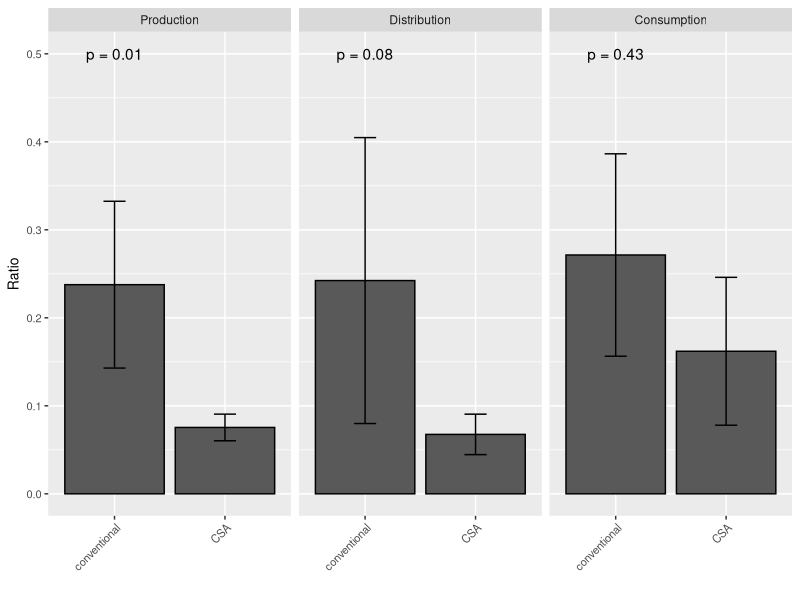
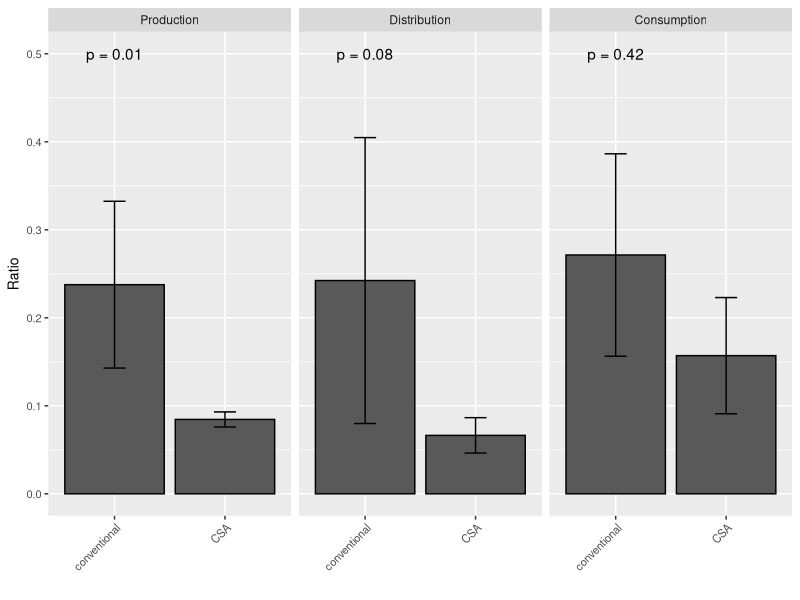
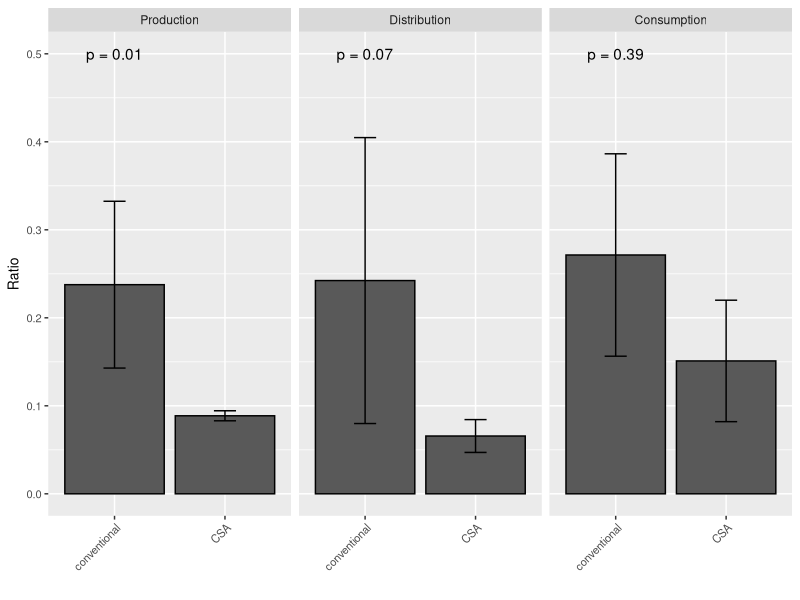
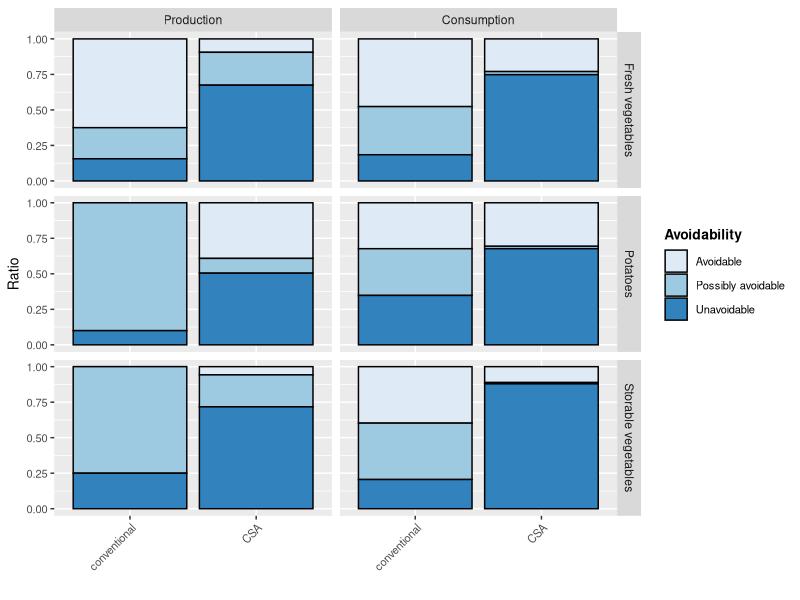
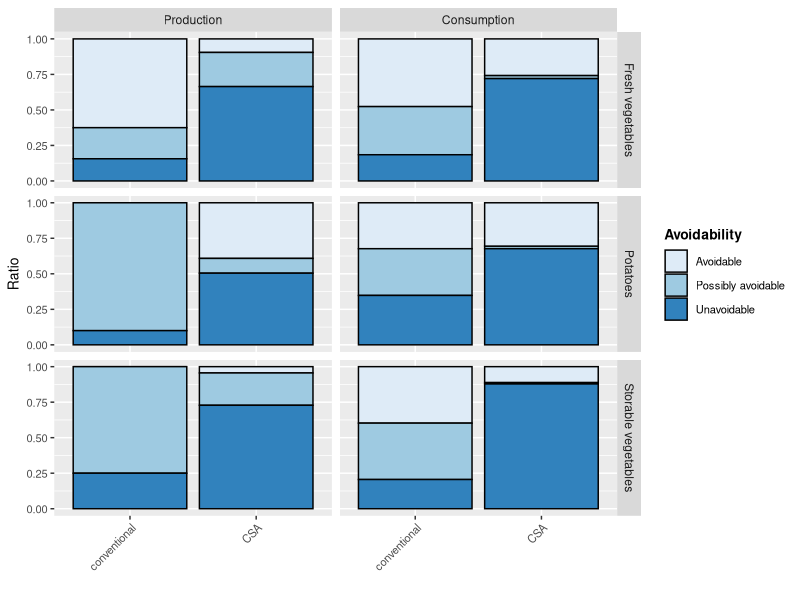
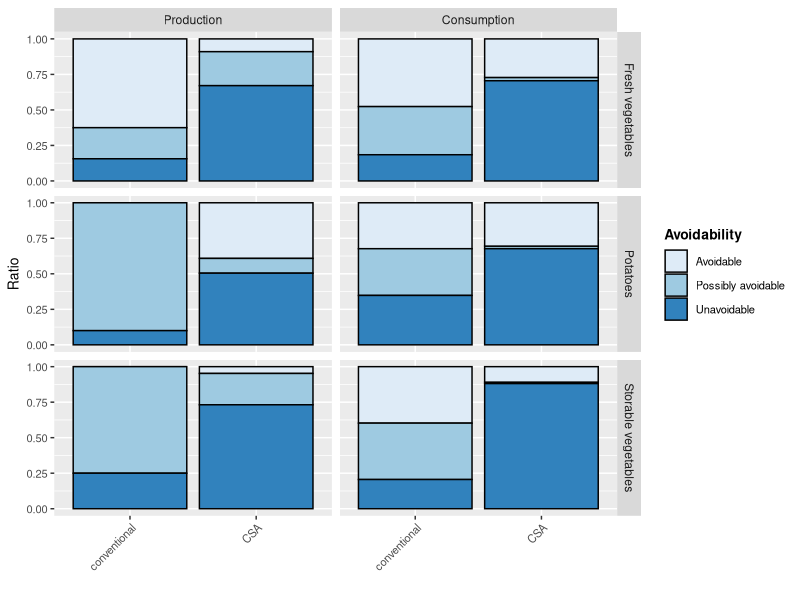
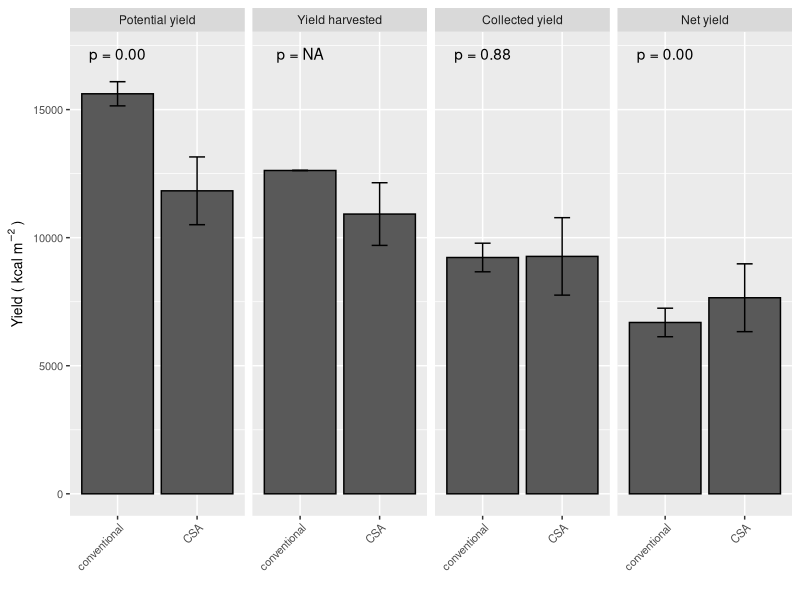
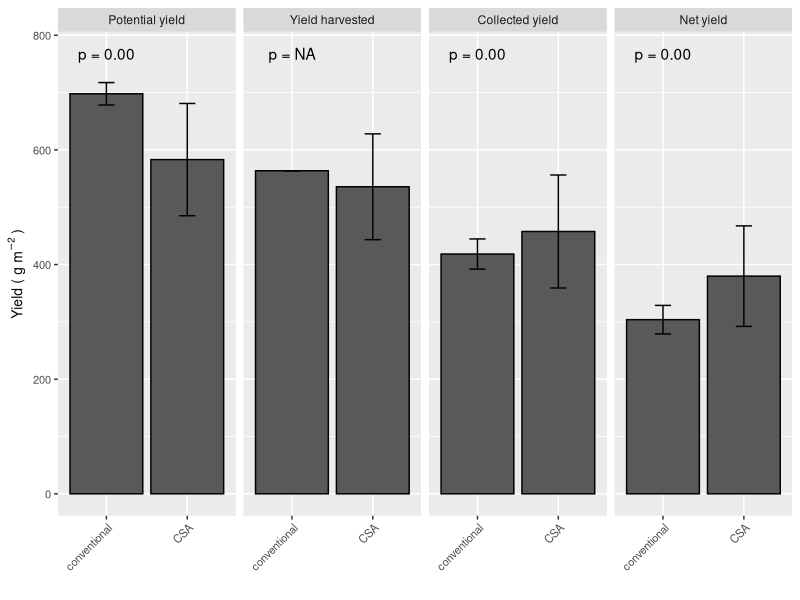

The R script that drew these images, in order:

################### libraries ################### 
#load packages
library(dplyr)
library(tidyr)
library(readxl)
library(openxlsx)
library(ggplot2)
library(data.table) 


################### data ################### 
## General
CropLabs <- c("Broccoli", "Bush beans", "Fennel", "Potatoes", "Turnips", "Lettuces", "Pumpkins", "Leeks", "Spinach beet", "Carrots", "Beetroot", "Tomatoes", "White cabbages", "Savoy cabbages", "Courgettes", "Onions")
CropTable <- data.frame(Kultur=c("Brokkoli","Buschbohne","Fenchel","Kartoffel", "Kohlrabi","Kopfsalat","Kürbis","Lauch","Mangold","Möhre","Rote Bete","Tomate","Weißkohl","Wirsing","Zucchini","Zwiebel"),
                        Crop=CropLabs)

dfKategorienBeretta <- read_excel("Data/crops_categories_nutrients.xlsx")
dfKategorienBeretta <- merge(dfKategorienBeretta,CropTable,by="Kultur")

manual.labs.english <- c(production = "Production", 
                 intermediate = "Distribution", 
                 household = "Consumption",
                 fresh="Fresh vegetables",
                 storable="Storable vegetables",
                 potato="Potatoes",
                 Conventional="Conventional", 
                 CSA="CSA",
                 avoidable="Avoidable",
                 possiblyAvoidable="Possibly avoidable", 
                 unavoidable="Unavoidable",
                 Ertrag_kg_qm = "Yield harvested",
                 deliveredYield ="Collected yield",
                 netYield = "Net yield",
                 potYield = "Potential yield")

## CSA
# production
Nachverwertung_Produktion <-  as.data.frame(read_excel("Data/csa_production_flw.xlsx"))
head(Nachverwertung_Produktion)
Nachverwertung_Produktion$potYield <- (Nachverwertung_Produktion$Ertrag_kg_geerntet+Nachverwertung_Produktion$Nachverwertung_kg_total)/Nachverwertung_Produktion$Anbauflaeche

# distribution
Nachverwertung_Verteilstation <- as.data.frame(read_excel("Data/csa_distribution_flw.xlsx"))
head(Nachverwertung_Verteilstation)

# consumption
Nachverwertung_Konsum <- as.data.frame(read_excel("Data/csa_consumption_flw.xlsx"))
head(Nachverwertung_Konsum)
Nachverwertung_Konsum[which(Nachverwertung_Konsum$calculation_basis=="kcal"),"calculation_basis"] <- "Calories"
Nachverwertung_Konsum[which(Nachverwertung_Konsum$calculation_basis=="prot"),"calculation_basis"] <- "Protein"
Nachverwertung_Konsum[which(Nachverwertung_Konsum$calculation_basis=="fat"),"calculation_basis"] <- "Fat"

dfHouseholdAvoidability <- Nachverwertung_Konsum[which(Nachverwertung_Konsum$calculation_basis!="g"&Nachverwertung_Konsum$Kultur%in%c("All_mean","fresh_mean","potato_mean","storable_mean")),c(1:(ncol(Nachverwertung_Konsum)-1))] %>% gather(Variable, Ratio, "ratio_gesamt":"ratio_unvermeidbar")
dfHouseholdAvoidability$Kategorie_Beretta <- sapply(strsplit(dfHouseholdAvoidability$Kultur,"_"), `[`, 1)
dfHouseholdAvoidability$Avoidability <- sapply(strsplit(dfHouseholdAvoidability$Variable,"_"), `[`, 2)
dfHouseholdAvoidabilitySD <- Nachverwertung_Konsum[which(Nachverwertung_Konsum$calculation_basis!="g"&Nachverwertung_Konsum$Kultur%in%c("All_sd","fresh_sd","potato_sd","storable_sd")),c(1:(ncol(Nachverwertung_Konsum)-1))] %>% gather(Variable, Ratio, "ratio_gesamt":"ratio_unvermeidbar")
names(dfHouseholdAvoidabilitySD)[ncol(dfHouseholdAvoidabilitySD)] <- "RatioSD"
dfHouseholdAvoidabilitySD$Kategorie_Beretta <- sapply(strsplit(dfHouseholdAvoidabilitySD$Kultur,"_"), `[`, 1)
dfHouseholdAvoidabilitySD$Avoidability <- sapply(strsplit(dfHouseholdAvoidabilitySD$Variable,"_"), `[`, 2)
dfHouseholdAvoidability <- merge(dfHouseholdAvoidability[,c("calculation_basis","Avoidability","Kategorie_Beretta","Ratio")],dfHouseholdAvoidabilitySD[,c("calculation_basis","Avoidability","Kategorie_Beretta","RatioSD")])
dfHouseholdAvoidability[which(dfHouseholdAvoidability$Avoidability=="vermeidbar"),"Avoidability"] <- "avoidable"
dfHouseholdAvoidability[which(dfHouseholdAvoidability$Avoidability=="unklar"),"Avoidability"] <- "possiblyAvoidable"
dfHouseholdAvoidability[which(dfHouseholdAvoidability$Avoidability=="unvermeidbar"),"Avoidability"] <- "unavoidable"
dfHouseholdAvoidability$Stage <- "household"
dfHouseholdAvoidability$Aspect <- "CSA"
names(dfHouseholdAvoidability)[which(names(dfHouseholdAvoidability)=="calculation_basis")] <- "Nutrient"

dfRatioHousehold <- dfHouseholdAvoidability[which(dfHouseholdAvoidability$Avoidability=="gesamt"&dfHouseholdAvoidability$Kategorie_Beretta=="All"),c("Aspect","Stage","Nutrient","Ratio","RatioSD")]

# merge
dfAll <- merge(Nachverwertung_Produktion,Nachverwertung_Verteilstation,by=c("Solawi","Kultur"))
dfAll <- merge(dfAll,Nachverwertung_Konsum,by="Kultur",all=T)
dfAll <- merge(dfAll,dfKategorienBeretta,by="Kultur")
# dfAll[is.na(dfAll)] <- 0

# calculate nutrients
dfAllNutrients <- dfAll[,c("Solawi","Kultur","Kategorie_Beretta","Calories (kcal/100g)","Protein (g/100g)","Fat (g/100g)","Ertrag_kg","Ertrag_kg_qm","Ertrag_kg_geerntet_qm","Nachverwertung_kg_lieferbar","Nachverwertung_kg_essbar","Nachverwertung_kg_nichtEssbar","Nachverwertung_kg_total","Liefermenge_kg_VST","Nachverwertung_kg_VST")]
names(dfAllNutrients) <- c("Solawi","Kultur","Kategorie_Beretta","Calories","Protein","Fat","Produktion","Ertrag","Ertrag_geerntet","ProduktionN_lieferbar","ProduktionN_essbar","ProduktionN_nichtEssbar","ProduktionN","Verteilstation","VerteilstationN")
dfCalories <- dfProtein <- dfFat <- dfAllNutrients
dfCalories[7:ncol(dfCalories)] <- dfCalories[7:ncol(dfCalories)]*dfCalories$Calories*10
dfCalories$Nutrient <- "Calories"
dfProtein[7:ncol(dfProtein)] <- dfProtein[7:ncol(dfProtein)]*dfProtein$Protein*10
dfProtein$Nutrient <- "Protein"
dfFat[7:ncol(dfFat)]<- dfFat[7:ncol(dfFat)]*dfFat$Fat*10
dfFat$Nutrient <- "Fat"

dfNutrient <- rbind(dfCalories,dfProtein,dfFat)
dfNutrient <- dfNutrient[,-which(names(dfNutrient) %in% c("Calories","Protein","Fat"))]

## Conventional
dfErtraegeKonventionell <- read_excel("Data/conventional_production.xlsx")
dfErtraegeKonventionell <- merge(dfErtraegeKonventionell,CropTable,by="Kultur")

dfNachverwertungKonventionell <- read_excel("Data/conventional_flw.xlsx")
head(dfNachverwertungKonventionell)
dfNachverwertungKonventionell$Aspect <- "conventional"
dfNachverwertungKonventionell$Solawi <- dfNachverwertungKonventionell$Reference

dfNachverwertungKonventionell <- merge(dfNachverwertungKonventionell,dfKategorienBeretta,by="Crop")

################### analyses ################### 

###### Ratio losses all
## CSA
dfNutrientSum <- aggregate(cbind(Produktion,ProduktionN,Verteilstation,VerteilstationN)~Solawi+Nutrient,dfNutrient,sum)
dfNutrientSum$ratio_production_total <- dfNutrientSum$ProduktionN/(dfNutrientSum$ProduktionN+dfNutrientSum$Produktion)
dfNutrientSum$ratio_intermediate_total <- dfNutrientSum$VerteilstationN/(dfNutrientSum$VerteilstationN+dfNutrientSum$Verteilstation)
dfNutrientSumFinal <- dfNutrientSum[,c("Solawi","Nutrient","ratio_production_total","ratio_intermediate_total")]  %>% gather(Variable, Ratio, "ratio_production_total":"ratio_intermediate_total")
dfNutrientSumFinal$Stage <- sapply(strsplit(dfNutrientSumFinal$Variable,"_"), `[`, 2)
dfNutrientSumFinal$Aspect <- "CSA"
  
## conventional
# sum of avoidability categories
dfNachverwertungKonventionellMean <- aggregate(Ratio~Crop+Kategorie_Beretta+Stage+Avoidability+Solawi+Aspect,dfNachverwertungKonventionell,mean)
dfNachverwertungKonventionellSum <- aggregate(Ratio~Solawi+Stage+Aspect+Crop,dfNachverwertungKonventionellMean,sum)
# mean of crops
dfNachverwertungKonventionellMeanCrops <- aggregate(Ratio~Solawi+Stage+Aspect,dfNachverwertungKonventionellSum,mean)
dfNachverwertungKonventionellMeanCrops$Nutrient <- "None"

## combined
dfAllMean <- rbind(dfNutrientSumFinal[,c("Solawi","Stage","Aspect","Ratio","Nutrient")],dfNachverwertungKonventionellMeanCrops)

# mean and sd over solawi/references
dfRatioFinalSD <- aggregate(Ratio~Aspect+Stage+Nutrient,dfAllMean,sd)
names(dfRatioFinalSD)[ncol(dfRatioFinalSD)] <- "RatioSD"

dfRatioFinalMean <- aggregate(Ratio~Aspect+Stage+Nutrient,dfAllMean,mean)
dfRatioFinal <- merge(dfRatioFinalMean,dfRatioFinalSD)
dfRatioFinal <- rbind(dfRatioFinal,dfRatioHousehold)

dfRatioFinal$Error_Lower <- dfRatioFinal$Ratio-dfRatioFinal$RatioSD
dfRatioFinal$Error_Upper <- dfRatioFinal$Ratio+dfRatioFinal$RatioSD

dfRatioFinal$Stage <- factor(dfRatioFinal$Stage,levels=c("production","intermediate","household"))

## significance tests
funFigRatio <- function(nutrient){
  print(shapiro.test(dfAllMean[which(dfAllMean$Aspect=="CSA"&dfAllMean$Nutrient==nutrient&dfAllMean$Stage=="production"),"Ratio"]))
  print(shapiro.test(dfAllMean[which(dfAllMean$Aspect=="CSA"&dfAllMean$Nutrient==nutrient&dfAllMean$Stage=="intermediate"),"Ratio"]))
  print(shapiro.test(dfAllMean[which(dfAllMean$Aspect=="conventional"&dfAllMean$Stage=="production"),"Ratio"]))
  print(shapiro.test(dfAllMean[which(dfAllMean$Aspect=="conventional"&dfAllMean$Stage=="intermediate"),"Ratio"]))
  print(shapiro.test(dfAllMean[which(dfAllMean$Aspect=="conventional"&dfAllMean$Stage=="household"),"Ratio"]))

  aovRatioProduction <- aov(Ratio ~ Aspect , data = dfAllMean[which(dfAllMean$Nutrient%in%c("None",nutrient)&dfAllMean$Stage=="production"),])
  aovRatioIntermediate <- aov(Ratio ~ Aspect , data = dfAllMean[which(dfAllMean$Nutrient%in%c("None",nutrient)&dfAllMean$Stage=="intermediate"),])
  aovRatioHousehold <- aov(Ratio ~ Aspect , data = rbind(dfAllMean[which(dfAllMean$Nutrient%in%c("None",nutrient)&dfAllMean$Stage=="household"),c("Aspect","Ratio")],dfRatioHousehold[which(dfRatioHousehold$Nutrient==nutrient),c("Aspect","Ratio")]))

  ann_text <- data.frame(Ratio = 0.5,lab = paste0("p = ",c(round(summary(aovRatioProduction)[[1]][1,5],2),round(summary(aovRatioIntermediate)[[1]][1,5],2),round(summary(aovRatioHousehold)[[1]][1,5],2))),Aspect="conventional",
                         Stage  = factor(c("production","intermediate","household"),levels = c("production","intermediate","household")))
  
  ggplot(dfRatioFinal[which(dfRatioFinal$Nutrient%in%c("None",nutrient)),], aes(x = Aspect, y = Ratio)) + 
    geom_bar(stat = 'identity', position = 'stack', colour = "black") + 
    facet_grid(.~Stage,labeller = as_labeller(manual.labs.english)) + ylab("Ratio")+xlab("") +
    scale_fill_brewer(name = "Avoidability", labels = as_labeller(manual.labs.english)) +
    ylim(0,0.5)+
    theme(axis.title.y=element_text(size=10),
          axis.title.x=element_text(size=10),
          axis.text.x = element_text(angle = 45, hjust = 1,size=8),
          axis.text.y = element_text(size=8))+
    geom_errorbar(aes(ymin= Error_Lower, 
                      ymax= Error_Upper),
                  width=.2,
                  position="identity")+
    geom_text(data = ann_text,aes(label=lab))
}

fig1 <- funFigRatio("Calories")
fig1

figS1 <- funFigRatio("Protein")
figS1

figS2 <- funFigRatio("Fat")
figS2

###### Ratio losses avoidability
## CSA
dfAllNutrientAvoidability <- aggregate(cbind(Produktion,ProduktionN_lieferbar,ProduktionN_essbar,ProduktionN_nichtEssbar,ProduktionN,Verteilstation,VerteilstationN)~Solawi+Kategorie_Beretta+Nutrient,dfNutrient,sum)
dfAllNutrientAvoidability$production_avoidable <- dfAllNutrientAvoidability$ProduktionN_lieferbar/(dfAllNutrientAvoidability$ProduktionN+dfAllNutrientAvoidability$Produktion)
dfAllNutrientAvoidability$production_possiblyAvoidable <- dfAllNutrientAvoidability$ProduktionN_essbar/(dfAllNutrientAvoidability$ProduktionN+dfAllNutrientAvoidability$Produktion)
dfAllNutrientAvoidability$production_unavoidable <- dfAllNutrientAvoidability$ProduktionN_nichtEssbar/(dfAllNutrientAvoidability$ProduktionN+dfAllNutrientAvoidability$Produktion)
dfAllNutrientAvoidability$intermediate_possiblyAvoidable <- dfAllNutrientAvoidability$VerteilstationN/(dfAllNutrientAvoidability$VerteilstationN+dfAllNutrientAvoidability$Verteilstation)

dfAllNutrientGather <- dfAllNutrientAvoidability[,c("Solawi","Nutrient","Kategorie_Beretta","production_avoidable","production_possiblyAvoidable","production_unavoidable","intermediate_possiblyAvoidable")]  %>% gather(Variable, Ratio, "production_avoidable":"intermediate_possiblyAvoidable")
head(dfAllNutrientGather)
dfAllNutrientGather$Stage <- sapply(strsplit(dfAllNutrientGather$Variable,"_"), `[`, 1)
dfAllNutrientGather$Avoidability <- sapply(strsplit(dfAllNutrientGather$Variable,"_"), `[`, 2)
dfAllNutrientGather[which(is.na(dfAllNutrientGather$Ratio)),]
dfAllNutrientGather$Aspect <- "CSA"
dfAvoidabilityCSA <- aggregate(Ratio~Stage+Aspect+Avoidability+Kategorie_Beretta+Nutrient,dfAllNutrientGather,mean)
dfAvoidabilityCSAsd <- aggregate(Ratio~Stage+Aspect+Avoidability+Kategorie_Beretta+Nutrient,dfAllNutrientGather,sd)
names(dfAvoidabilityCSAsd)[ncol(dfAvoidabilityCSAsd)] <- "RatioSD"
dfAvoidabilityCSA <- merge(dfAvoidabilityCSA,dfAvoidabilityCSAsd,by=c("Stage","Aspect","Avoidability","Kategorie_Beretta","Nutrient"))

# add household
dfAvoidabilityCSAFinal <- rbind(dfAvoidabilityCSA,dfHouseholdAvoidability[which(dfHouseholdAvoidability$Avoidability!="gesamt"&dfHouseholdAvoidability$Kategorie_Beretta!="All"),names(dfAvoidabilityCSA)])

dfAvoidabilityCSAFinal$Error_Lower <- dfAvoidabilityCSAFinal$Ratio
dfAvoidabilityCSAFinal$Error_Upper <- dfAvoidabilityCSAFinal$Ratio+dfAvoidabilityCSAFinal$RatioSD

## conventional
unique(dfNachverwertungKonventionellMean[which(dfNachverwertungKonventionellMean$Avoidability%in%c("avoidable","possiblyAvoidable","unavoidable")),"Solawi"])
dfAvoidabilityKonventionell <- aggregate(Ratio~Stage+Aspect+Avoidability+Kategorie_Beretta,dfNachverwertungKonventionellMean[which(dfNachverwertungKonventionellMean$Avoidability%in%c("avoidable","possiblyAvoidable","unavoidable")),],mean)
dfAvoidabilityKonventionell$Nutrient <- "None"

# merge
dfAllAvoidability <- rbind(dfAvoidabilityCSAFinal[,names(dfAvoidabilityKonventionell)],dfAvoidabilityKonventionell)
dfAllAvoidability$Stage <- factor(dfAllAvoidability$Stage,levels=c("production","intermediate","household"))

## Plot
funFigAvoidability <- function(nutrient){
  ggplot(dfAllAvoidability[which(dfAllAvoidability$Stage!="intermediate"&dfAllAvoidability$Nutrient%in%c("None",nutrient)),], aes(x = Aspect, y = Ratio,fill=Avoidability)) +
    geom_bar(position = "fill",stat = "identity", colour = "black") +
    facet_grid(Kategorie_Beretta~Stage,labeller = as_labeller(manual.labs.english)) + ylab("Ratio")+xlab("") +
    scale_fill_brewer(name = "Avoidability", labels = as_labeller(manual.labs.english)) +
    ylim(0,1)+
    theme(axis.title.y=element_text(size=10),
          axis.title.x=element_text(size=10),
          axis.text.x = element_text(angle = 45, hjust = 1,size=8),
          axis.text.y = element_text(size=8),
          legend.title = element_text(size = 10, face = "bold"),
          legend.text = element_text(size = 8))
  
}

fig2 <- funFigAvoidability("Calories")
fig2

figS3 <-  funFigAvoidability("Protein")
figS3

figS4 <-  funFigAvoidability("Fat")
figS4

###### Net yield efficiency

#### mean and sd per Crop and Stage
## CSA
dfNYEAll <- dfAll[, c("Solawi", "Kultur", "Ertrag_kg_qm", "Ertrag_kg_geerntet_qm","Loss_Ratio_VST","ratio_gesamt", "potYield")]
dfNYEAll$deliveredYield <- dfNYEAll$Ertrag_kg_qm * (1-dfNYEAll$Loss_Ratio_VST )  
dfNYEAll$netYield <- dfNYEAll$Ertrag_kg_qm * (1-dfNYEAll$Loss_Ratio_VST ) * (1-dfNYEAll$ratio_gesamt) 
dfNYEAll$Ertrag_kg_qm <- dfNYEAll$Ertrag_kg_geerntet_qm # make name consistent
dfNYEAll$Aspect <- "CSA"
dfNYEAll <- merge(dfNYEAll,CropTable,by="Kultur")


## Conventional
dfNachverwertungKonventionellSummary <- as.data.frame(dfNachverwertungKonventionellSum %>%
  # drop_na()  %>%
  group_by(Crop, Stage)  %>%
  dplyr::summarize(mean = mean(Ratio,na.rm=T),
                   sd = sd(Ratio, na.rm=T)))

dfNachverwertungKonventionellSummary
head(dfNachverwertungKonventionellSummary)
dfNachverwertungKonventionellSummary <- merge(dfNachverwertungKonventionellSummary,unique(dfAll[,c("Crop","Calories (kcal/100g)")]),by="Crop")

set.seed(9999)
lsRound <- lapply(1:1000,function(i){
  dfNachverwertungKonventionellSummary$RatioSampled <- rnorm(nrow(dfNachverwertungKonventionellSummary),mean=dfNachverwertungKonventionellSummary[,"mean"],sd=dfNachverwertungKonventionellSummary[,"sd"])
  
  dfNachverwertungKonventionellSummary[which(dfNachverwertungKonventionellSummary$RatioSampled<0),"RatioSampled"] <- 0
  dfNachverwertungKonventionellSummary[which(dfNachverwertungKonventionellSummary$RatioSampled>1),"RatioSampled"] <- 1
  
  
  dfNachverwertungKonventionellSpread<- dfNachverwertungKonventionellSummary[,c("Crop","Stage","RatioSampled")] %>% tidyr::spread(Stage,RatioSampled)
  
  dfNetYieldKonventionell <- merge(dfErtraegeKonventionell[,c("Crop","Ertrag_kg_qm")],dfNachverwertungKonventionellSpread,by="Crop")
  dfNetYieldKonventionell <- na.omit(dfNetYieldKonventionell)
  dfNetYieldKonventionell$potYield <- dfNetYieldKonventionell$Ertrag_kg_qm + (dfNetYieldKonventionell$Ertrag_kg_qm*dfNetYieldKonventionell$production) 
  dfNetYieldKonventionell$deliveredYield <- dfNetYieldKonventionell$Ertrag_kg_qm * (1-dfNetYieldKonventionell$intermediate) 
  
  dfNetYieldKonventionell$netYield <- dfNetYieldKonventionell$Ertrag_kg_qm * (1-dfNetYieldKonventionell$intermediate) * (1-dfNetYieldKonventionell$household) 
  dfNetYieldKonventionell$Solawi <- i
  dfNetYieldKonventionell[,c("Crop","Ertrag_kg_qm","potYield","deliveredYield","netYield","Solawi")]
  
  })
dfRound <- do.call(rbind,lsRound)
dfRound$Aspect <- "conventional"

# combine csa and conventional
dfNYEFinal <- rbind(dfNYEAll[-which(dfNYEAll$Crop%in%c("Fennel","Spinach beet")),c("Crop","Ertrag_kg_qm","potYield","deliveredYield","netYield","Solawi","Aspect")],dfRound)
dfNYEFinal <- dfNYEFinal %>% gather(Variable,Yield,"Ertrag_kg_qm":"netYield")
head(dfNYEFinal)
unique(dfNYEFinal$Variable)
dfNYEFinal <- merge(dfNYEFinal,unique(dfAll[,c("Crop","Calories (kcal/100g)","Protein (g/100g)","Fat (g/100g)")]),by="Crop")
dfNYEFinal$Yield_Calories <- dfNYEFinal$Yield*dfNYEFinal$`Calories (kcal/100g)`*10
dfNYEFinal$Yield_Protein <- dfNYEFinal$Yield*dfNYEFinal$`Protein (g/100g)`*10
dfNYEFinal$Yield_Fat <- dfNYEFinal$Yield*dfNYEFinal$`Fat (g/100g)`*10

# Nutrients
dfNYENutrient <- aggregate(cbind(Yield_Calories,Yield_Protein,Yield_Fat)~Solawi+Aspect+Variable,dfNYEFinal,function(i){sum(i,na.rm=T)})
dfNYENutrientSD <- aggregate(cbind(Yield_Calories,Yield_Protein,Yield_Fat)~Aspect+Variable,dfNYENutrient,function(i){sd(i,na.rm=T)})
names(dfNYENutrientSD)[3:5] <- paste0(names(dfNYENutrientSD)[3:5],"SD")
dfNYENutrientMean <- aggregate(cbind(Yield_Calories,Yield_Protein,Yield_Fat)~Aspect+Variable,dfNYENutrient,function(i){mean(i,na.rm=T)})
dfNYENutrientAgg <- merge(dfNYENutrientMean,dfNYENutrientSD,by=c("Aspect","Variable"))
dfNYENutrientAgg$Error_Upper_Calories <- dfNYENutrientAgg$Yield_Calories+dfNYENutrientAgg$Yield_CaloriesSD
dfNYENutrientAgg$Error_Lower_Calories <- dfNYENutrientAgg$Yield_Calories-dfNYENutrientAgg$Yield_CaloriesSD
dfNYENutrientAgg$Error_Upper_Protein <- dfNYENutrientAgg$Yield_Protein+dfNYENutrientAgg$Yield_ProteinSD
dfNYENutrientAgg$Error_Lower_Protein <- dfNYENutrientAgg$Yield_Protein-dfNYENutrientAgg$Yield_ProteinSD
dfNYENutrientAgg$Error_Upper_Fat <- dfNYENutrientAgg$Yield_Fat+dfNYENutrientAgg$Yield_FatSD
dfNYENutrientAgg$Error_Lower_Fat <- dfNYENutrientAgg$Yield_Fat-dfNYENutrientAgg$Yield_FatSD

dfNYENutrientAgg$Variable <- factor(dfNYENutrientAgg$Variable,levels = c("potYield","Ertrag_kg_qm","deliveredYield","netYield"))

# figure
funFigYield <- function(nutrient,errorLower,errorUpper,yName){
  dfNYENutrient$Yield <- dfNYENutrient[,nutrient]
  ## significance
  print(shapiro.test(dfNYENutrient[which(dfNYENutrient$Aspect=="conventional"&dfNYENutrient$Variable=="potYield"),nutrient]))
  print(shapiro.test(dfNYENutrient[which(dfNYENutrient$Aspect=="CSA"&dfNYENutrient$Variable=="potYield"),nutrient]))
  print(shapiro.test(dfNYENutrient[which(dfNYENutrient$Aspect=="conventional"&dfNYENutrient$Variable=="deliveredYield"),nutrient]))
  print(shapiro.test(dfNYENutrient[which(dfNYENutrient$Aspect=="CSA"&dfNYENutrient$Variable=="deliveredYield"),nutrient]))
  print(shapiro.test(dfNYENutrient[which(dfNYENutrient$Aspect=="conventional"&dfNYENutrient$Variable=="netYield"),nutrient]))
  print(shapiro.test(dfNYENutrient[which(dfNYENutrient$Aspect=="CSA"&dfNYENutrient$Variable=="netYield"),nutrient]))
  
  aovPotYield <- aov(Yield ~ Aspect , data = dfNYENutrient[which(dfNYENutrient$Variable=="potYield"),])
  aovYield <- aov(Yield ~ Aspect , data = dfNYENutrient[which(dfNYENutrient$Variable=="Ertrag_kg_qm"),])
  aovDeliveredYield <- aov(Yield ~ Aspect , data = dfNYENutrient[which(dfNYENutrient$Variable=="deliveredYield"),])
  aovNetYield <- aov(Yield ~ Aspect , data = dfNYENutrient[which(dfNYENutrient$Variable=="netYield"),])
  
  ann_text <- data.frame(Var = 1.1*max(dfNYENutrientAgg[,nutrient]),lab = paste0("p = ",c(format(round(summary(aovPotYield)[[1]][1,5],2), nsmall = 2),"NA",format(round(summary(aovDeliveredYield)[[1]][1,5],2), nsmall = 2),format(round(summary(aovNetYield)[[1]][1,5],2), nsmall = 2))),Aspect="conventional",
                         Variable  = factor(c("potYield","Ertrag_kg_qm","deliveredYield","netYield"),levels = c("potYield","Ertrag_kg_qm","deliveredYield","netYield")))
  
  # ann_text$lab <- list(c(1,2,3,expression("">=200)))
  names(ann_text)[1] <- nutrient

  ggplot(dfNYENutrientAgg, aes(x = Aspect, y = dfNYENutrientAgg[,nutrient])) + 
    geom_bar(stat = 'identity', position= "dodge", colour = "black") +
    facet_grid(.~Variable,labeller = as_labeller(manual.labs.english))+
    ylab(yName) + xlab("") +
    # ylim(0,17500)+
    theme(axis.title.y=element_text(size=10),
          axis.title.x=element_text(size=10),
          axis.text.x = element_text(angle = 45, hjust = 1,size=8),
          axis.text.y = element_text(size=8),
          legend.title = element_text(size = 10, face = "bold"),
          legend.text = element_text(size = 8))  +
    geom_errorbar(aes(ymin= dfNYENutrientAgg[,errorLower],
                      ymax= dfNYENutrientAgg[,errorUpper]),
                  width=.2,
                  position="identity")+
    geom_text(data = ann_text,aes(y=ann_text[,nutrient],label=lab))
  
}


fig3 <-  funFigYield("Yield_Calories","Error_Lower_Calories","Error_Upper_Calories",expression("Yield ( kcal"~m^-2~")"))
fig3

figS5 <- funFigYield("Yield_Protein","Error_Lower_Protein","Error_Upper_Protein",expression("Yield ( g"~m^-2~")"))
figS5

figS6 <- funFigYield("Yield_Fat","Error_Lower_Fat","Error_Upper_Fat",expression("Yield ( g"~m^-2~")"))
figS6

###### crop tables
#### losses
## CSA
dfCSAMean  <- aggregate(cbind(Nachverwertung_ratio_total,Loss_Ratio_VST ,ratio_gesamt)~Crop,dfAll,mean)
dfCSAsd  <- aggregate(cbind(Nachverwertung_ratio_total,Loss_Ratio_VST ,ratio_gesamt)~Crop,dfAll,sd)
dfCSAMean <- merge(dfCSAMean,dfCSAsd,by="Crop")
dfCSAMean$ratio_production_CSA <- paste0(round(dfCSAMean$Nachverwertung_ratio_total.x,2)," (",round(dfCSAMean$Nachverwertung_ratio_total.y,2),")")
dfCSAMean$ratio_intermediate_CSA <- paste0(round(dfCSAMean$Loss_Ratio_VST.x,2)," (",round(dfCSAMean$Loss_Ratio_VST.y,2),")")
dfCSAMean$ratio_household_CSA <- paste0(round(dfCSAMean$ratio_gesamt.x,2)," (",round(dfCSAMean$ratio_gesamt.y,2),")")

## conventional
head(dfNachverwertungKonventionellMean)
dfKonventionellMean <- aggregate(Ratio~Crop+Stage,dfNachverwertungKonventionellMean,mean)
dfKonventionellSD <- aggregate(Ratio~Crop+Stage,dfNachverwertungKonventionellMean,sd)
dfKonventionellMean <- merge(dfKonventionellMean,dfKonventionellSD,by=c("Crop","Stage"))
dfKonventionellMean$Ratio <- paste0(round(dfKonventionellMean$Ratio.x,2)," (",round(dfKonventionellMean$Ratio.y,2),")")
dfKonventionellMean <- dcast(setDT(dfKonventionellMean), Crop ~ Stage, value.var = c("Ratio"))
names(dfKonventionellMean)[2:4] <- paste0("ratio_",names(dfKonventionellMean)[2:4],"_conventional")

tableS5 <- merge(dfCSAMean[,c("Crop","ratio_production_CSA","ratio_intermediate_CSA","ratio_household_CSA")],dfKonventionellMean[,c("Crop","ratio_production_conventional","ratio_intermediate_conventional","ratio_household_conventional")],by="Crop")
tableS5

#### yields
head(dfNYEFinal)
dfNYETable <- aggregate(Yield~Crop+Aspect+Variable,dfNYEFinal,mean)
dfNYETableSD <- aggregate(Yield~Crop+Aspect+Variable,dfNYEFinal,sd)

dfNYETableAll <- merge(dfNYETable,dfNYETableSD,by=c("Crop","Aspect","Variable"))
dfNYETableAll$Yield <- paste0(round(dfNYETableAll$Yield.x,2)," (",round(dfNYETableAll$Yield.y,2),")")
dfNYETableAll <- dcast(setDT(dfNYETableAll), Crop ~ Aspect+Variable, value.var = c("Yield"))
dfNYETableAll <- dfNYETableAll[,c("Crop","CSA_potYield","CSA_Ertrag_kg_qm","CSA_deliveredYield","CSA_netYield","conventional_potYield","conventional_Ertrag_kg_qm","conventional_deliveredYield","conventional_netYield")]
names(dfNYETableAll) <- c("Crop","potential_yield_CSA_kg_m2","harvested_yield_CSA_kg_m2","delivered_yield_CSA_kg_m2","net_yield_CSA_kg_m2","potential_yield_conventional_kg_m2","harvested_yield_conventional_kg_m2","delivered_yield_conventional_kg_m2","net_yield_conventional_kg_m2")
tableS6 <- dfNYETableAll
tableS6


rm(list=ls())
